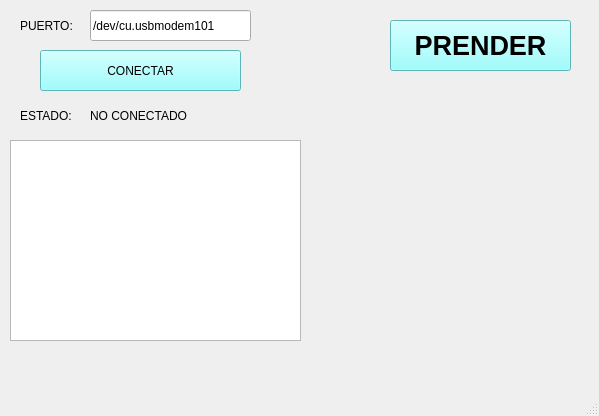
<?xml version="1.0" encoding="UTF-8"?>
<ui version="4.0">
 <class>MainWindow</class>
 <widget class="QMainWindow" name="MainWindow">
  <property name="geometry">
   <rect>
    <x>0</x>
    <y>0</y>
    <width>599</width>
    <height>416</height>
   </rect>
  </property>
  <property name="windowTitle">
   <string>MainWindow</string>
  </property>
  <widget class="QWidget" name="centralwidget">
   <widget class="QPushButton" name="btn_accion">
    <property name="geometry">
     <rect>
      <x>40</x>
      <y>50</y>
      <width>201</width>
      <height>41</height>
     </rect>
    </property>
    <property name="styleSheet">
     <string notr="true">background-color: rgb(132, 254, 255);</string>
    </property>
    <property name="text">
     <string>CONECTAR</string>
    </property>
   </widget>
   <widget class="QLineEdit" name="txt_puerto">
    <property name="geometry">
     <rect>
      <x>90</x>
      <y>10</y>
      <width>161</width>
      <height>31</height>
     </rect>
    </property>
    <property name="text">
     <string>/dev/cu.usbmodem101</string>
    </property>
   </widget>
   <widget class="QLabel" name="label">
    <property name="geometry">
     <rect>
      <x>20</x>
      <y>10</y>
      <width>61</width>
      <height>31</height>
     </rect>
    </property>
    <property name="text">
     <string>PUERTO:</string>
    </property>
   </widget>
   <widget class="QLabel" name="label_2">
    <property name="geometry">
     <rect>
      <x>20</x>
      <y>100</y>
      <width>61</width>
      <height>31</height>
     </rect>
    </property>
    <property name="text">
     <string>ESTADO:</string>
    </property>
   </widget>
   <widget class="QLabel" name="txt_estado">
    <property name="geometry">
     <rect>
      <x>90</x>
      <y>100</y>
      <width>151</width>
      <height>31</height>
     </rect>
    </property>
    <property name="text">
     <string>NO CONECTADO</string>
    </property>
   </widget>
   <widget class="QListWidget" name="lw_datos">
    <property name="geometry">
     <rect>
      <x>10</x>
      <y>140</y>
      <width>291</width>
      <height>201</height>
     </rect>
    </property>
   </widget>
   <widget class="QPushButton" name="btn_control_led">
    <property name="geometry">
     <rect>
      <x>390</x>
      <y>20</y>
      <width>181</width>
      <height>51</height>
     </rect>
    </property>
    <property name="font">
     <font>
      <pointsize>20</pointsize>
      <bold>true</bold>
     </font>
    </property>
    <property name="styleSheet">
     <string notr="true">background-color: rgb(132, 254, 255);
</string>
    </property>
    <property name="text">
     <string>PRENDER</string>
    </property>
   </widget>
  </widget>
  <widget class="QMenuBar" name="menubar">
   <property name="geometry">
    <rect>
     <x>0</x>
     <y>0</y>
     <width>599</width>
     <height>24</height>
    </rect>
   </property>
  </widget>
  <widget class="QStatusBar" name="statusbar"/>
 </widget>
 <resources/>
 <connections/>
</ui>
